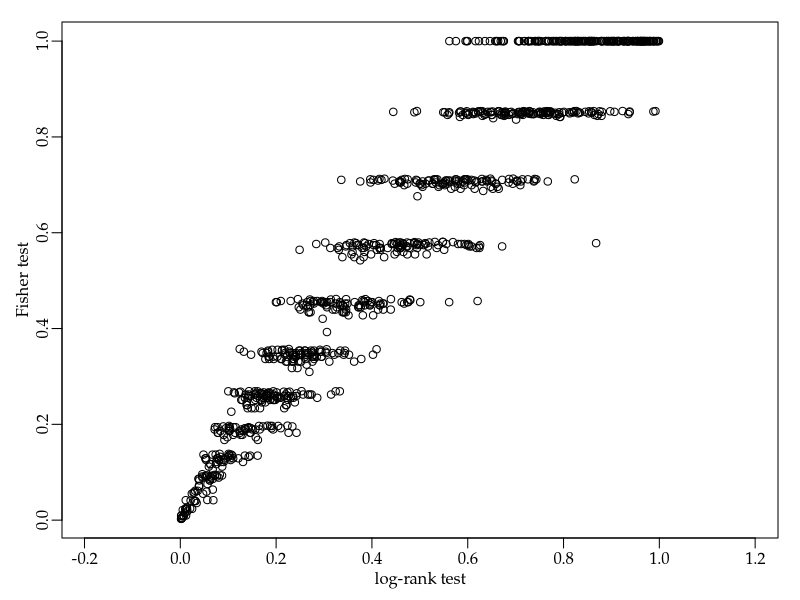

Reproduce this figure in R.
pkg = "survival"
if (!require(pkg, character.only=TRUE)) {
    install.packages(pkg)
    library(pkg, character.only=TRUE)
}

args = commandArgs()
basename = sub(".R$", "", sub("^--file=(.*/)?", "", args[grep("^--file=", args)]))
if (length(basename) != 0)
    quartz(type="pdf", file=paste0(basename, ".pdf"), width=4, height=4)
par(family="Palatino")
par(mgp=c(1.5,0.5,0)) # title and axis margins. default: c(3,1,0)
par(mar=c(3,3,1,1)+0.1) # bottom, left, top, right margins. default: c(5,4,4,2)+0.1

f = function() {
    x = matrix(1, 59, 2)
    y = matrix(0, 59, 2)
    z = matrix(0:1, 59, 2, byrow=TRUE)
    for (i in 1:118) {
        if (runif(1) < 47/118) {
            x[i] = runif(1)
            y[i] = 1
        }
    }
    chi2 = survdiff(Surv(as.vector(x), as.vector(y)) ~ as.vector(z))$chisq
    p1 = pchisq(chi2, 1, lower.tail=FALSE)
    p2 = fisher.test(matrix(c(sum(y[,1]), 59-sum(y[,1]), sum(y[,2]), 59-sum(y[,2])),
                            nrow=2))$p.value
    c(p1, p2)
}
a = replicate(1000, f())
plot(a[1,], a[2,], xlab="log-rank test", ylab="Fisher test", asp=1)

dev.off()
